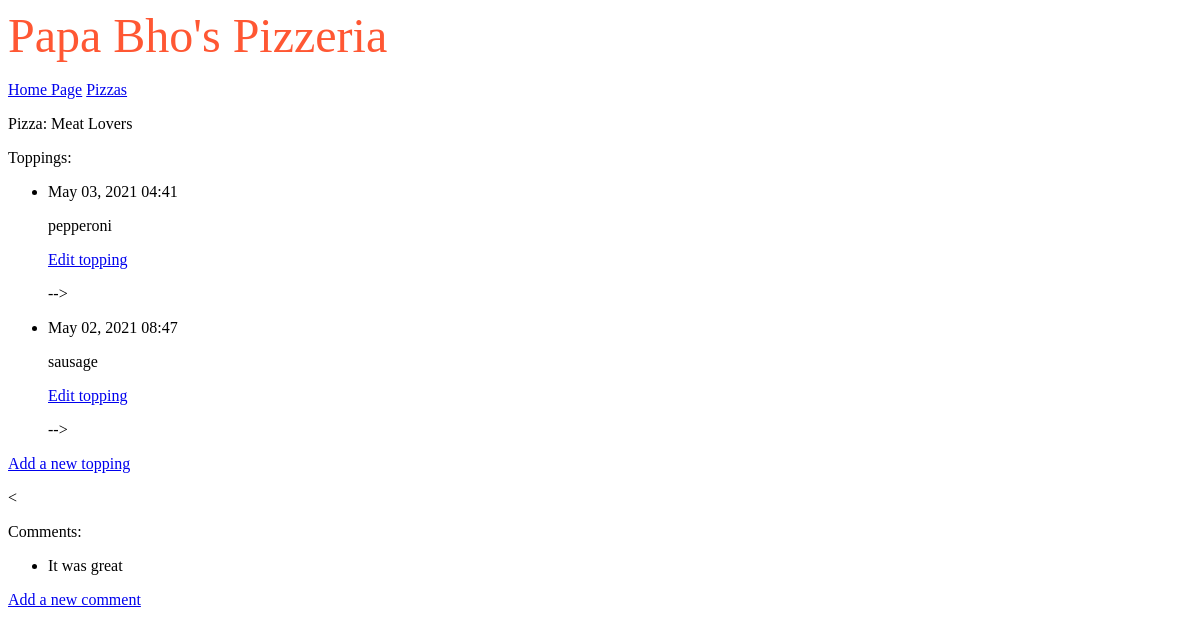
The page /pizzas/2/ on the database as committed earlier.
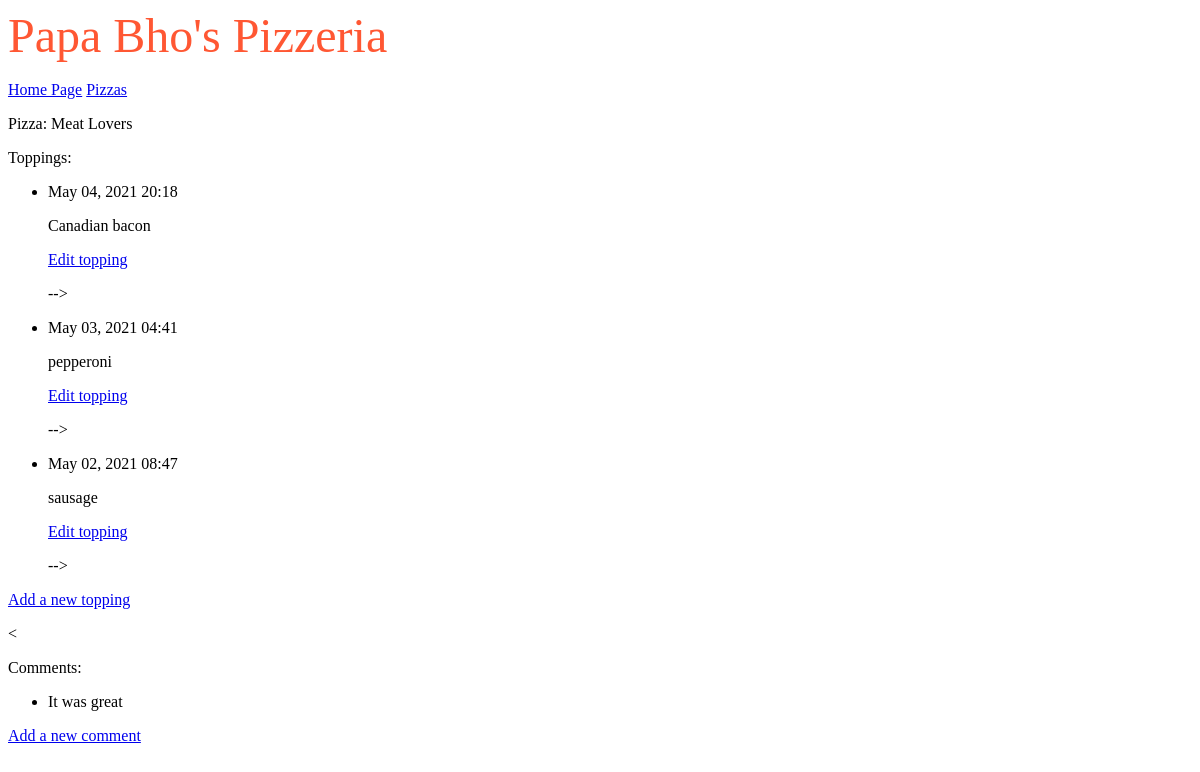
The same page on the database as committed later.
### pizzas/models.py (models this page shows, shortened)
class Pizza(models.Model):
    name = models.CharField(max_length=200)
    date_added = models.DateTimeField(auto_now_add=True)

class Topping(models.Model):
    pizza = models.ForeignKey(Pizza, on_delete=models.CASCADE)
    name = models.TextField()
    date_added = models.DateTimeField(auto_now_add=True)

class Comment(models.Model):
    pizza = models.ForeignKey(Pizza, on_delete=models.CASCADE)
    name = models.CharField(max_length = 200)
    date_added = models.DateTimeField(auto_now_add=True)

### pizzas/views.py (the view)
# urls.py: path('pizzas/<int:pizza_id>/', views.pizza, name='pizza'),
def pizza(request, pizza_id):
    pizza = Pizza.objects.get(id=pizza_id)
    toppings = pizza.topping_set.order_by('-date_added')
    comments = pizza.comment_set.order_by('-date_added')
    context = {'pizza': pizza, 'toppings': toppings, 'comments': comments}
    return render(request, 'pizzas/pizza.html', context)

### pizzas/templates/pizzas/pizza.html (shortened to what this page needs)
{% extends "pizzas/base.html" %}
{% block content%}
<p>Pizza: {{ pizza.name }}</p>
<p>
    Toppings:
</p>
<ul>
    {% for topping in toppings %}
    <li>
        <p>{{ topping.date_added|date:'M d, Y H:i' }}</p>
        <p>{{ topping.name|linebreaks }}</p>
        <p>
            <a href="{% url 'pizzas:edit_topping' topping.id %}">Edit topping</a>
        </p>
        -->
    </li>
    {% empty %}
    <li>No toppings for this pizza have been added yet.</li>
    {% endfor %}
</ul>
<p>
    <a href="{% url 'pizzas:new_topping' pizza.id %}">Add a new topping</a>
</p>
< <p>
    Comments:
    </p>
    <ul>
        {% for comment in comments %}
        <li>
            <p> {{ comment.name|linebreaks }}</p>
        </li>
        {% empty %}
        <li>No comments for this pizza have been added yet.</li>
        {% endfor %}
    </ul>
    <p>
        <a href="{% url 'pizzas:new_comment' pizza.id %}">Add a new comment</a>
    </p>
    {% endblock content %}

### pizzas/templates/pizzas/base.html
<p>
    <font face="Optima" size="15px" color="FF5733">Papa Bho's Pizzeria</font><br /><br />
    <a href="{% url 'pizzas:index' %}">Home Page</a>
    <a href="{% url 'pizzas:pizzas' %}">Pizzas</a>
</p>
{% block content %}
{% endblock content %}

Rows that differ between the two databases and show on the page:
added Topping: date_added "May 04, 2021 20:18", name "Canadian bacon"
